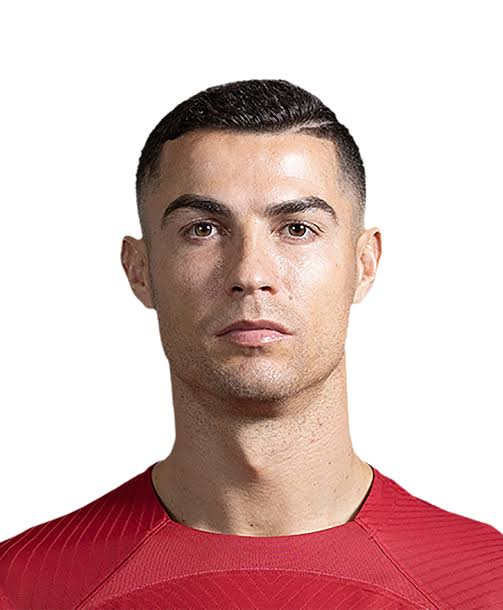
#> input picture Mision2/Unidad2_Vision_por_computadora/Lección_1_Arquitectura_y_tipos_de_capas_CNN/images.jpg, 503 x 610 px, found by its file name
$ jupyter execute scikit_image.ipynb
#> lines starting #> are read from the running program, lines starting #| are printed output that depends on the picture; after the words box and inside, x2 and y2 are one past the last pixel; in counts of white or black regions, pixels touching at a corner belong together
[cell 1]
import skimage
import numpy as np
import matplotlib.pyplot as plt

## 1. Carga y visualización
  * Descarga una imagen de Internet y cárgala utilizando scikit-image.
  * Visualiza la imagen utilizando la función imshow de scikit-image.
  * Muestra la imagen en escala de grises y en color.

[cell 2]
# Cargando la imagen
image = skimage.io.imread('/content/images.jpg')
#> image is the input picture: shape (610, 503, 3); mean R, G, B 215.6, 185.1, 183.1
print(type(image))
#| <class 'numpy.ndarray'>
print(image.shape)
#| (610, 503, 3)

# Visualización
skimage.io.imshow(image)
skimage.io.show()

[cell 3]
# Imagen en escala de grises
image_gray = skimage.color.rgb2gray(image)
fig, axes = plt.subplots(1, 2, figsize=(10, 5))
ax = axes.ravel()

ax[0].imshow(image)
ax[0].set_title("Imagen Original")

ax[1].imshow(image_gray, cmap=plt.cm.gray)
ax[1].set_title("Imagen Blanco y Negro")

plt.show()

## 2. Transformaciones geométricas
  * Aplica rotación de 90 grados a la imagen cargada.
  * Escala la imagen al 50% de su tamaño.
  * Realiza reflexión horizontal de la imagen

[cell 4]
# Rotación de la imagen
rotated_image = skimage.transform.rotate(image, angle=90)
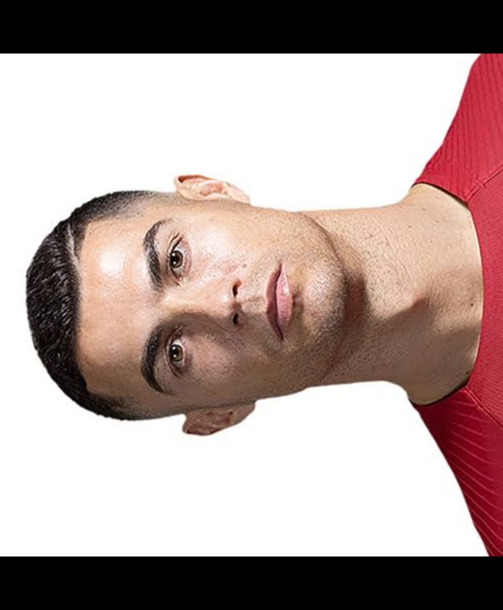
#> rotated_image: shape (610, 503, 3) float64; mean R, G, B 0.695, 0.623, 0.609

# Escalamiento de la imagen al 50% de su tamaño
scaled_image = skimage.transform.resize(image, (int(image.shape[0]*0.5),int(image.shape[1]*0.5)))

# Reflexión horizontal
reflected_image = np.flipud(image)
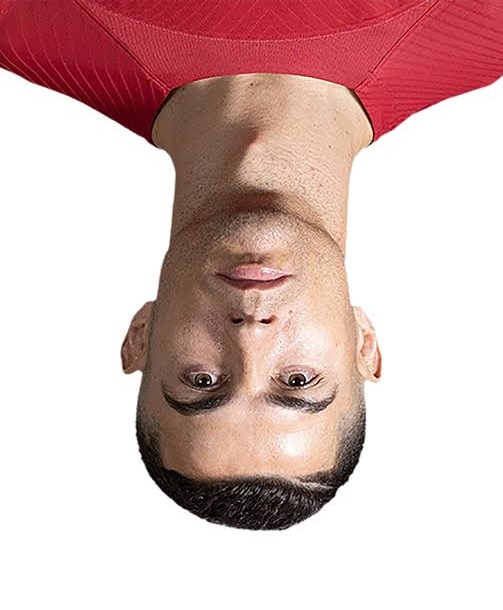
#> reflected_image: shape (610, 503, 3); mean R, G, B 215.6, 185.1, 183.1

# Visualizar las imagenes
fig, axes = plt.subplots(1, 3, figsize=(20, 20))
ax = axes.ravel()

ax[0].imshow(rotated_image)
ax[0].set_title("Imagen Rotada")

ax[1].imshow(scaled_image)
ax[1].set_title("Imagen Escalada al 50%")

ax[2].imshow(reflected_image)
ax[2].set_title("Imagen Reflejada Horizontalmente")

plt.show()

## 3. Operaciones de filtro

  * Aplica un filtro suavizado (filtro Gaussiano) a la imagen.
  * Utiliza un filtro de borde(por ejemplo, Sobel) para resaltar los bordes en la imagen.
  * Experimenta con diferentes valores de parámetros para cada filtro y observa como afectan la imagen resultante.

[cell 5]
# Filtro Gaussiano
gaussian_1 = skimage.filters.gaussian(image, sigma = 10)
gaussian_2 = skimage.filters.gaussian(image, sigma = 20)
gaussian_3 = skimage.filters.gaussian(image, sigma = 30)
gaussian_4 = skimage.filters.gaussian(image, sigma = 40)

# Visualizar las imagenes
fig, axes = plt.subplots(2, 2, figsize=(10, 10))
ax = axes.ravel()

ax[0].imshow(gaussian_1)
ax[0].set_title("Sigma = 10")

ax[1].imshow(gaussian_2)
ax[1].set_title("Sigma = 20")

ax[2].imshow(gaussian_3)
ax[2].set_title("Sigma = 30")

ax[3].imshow(gaussian_4)
ax[3].set_title("Sigma = 40")

plt.show()

[cell 6]
# Filtro Sobel
# Sin parámetros
sobel_1 = skimage.filters.sobel(image)
# mode constant
sobel_2 = skimage.filters.sobel(image,mode='constant')
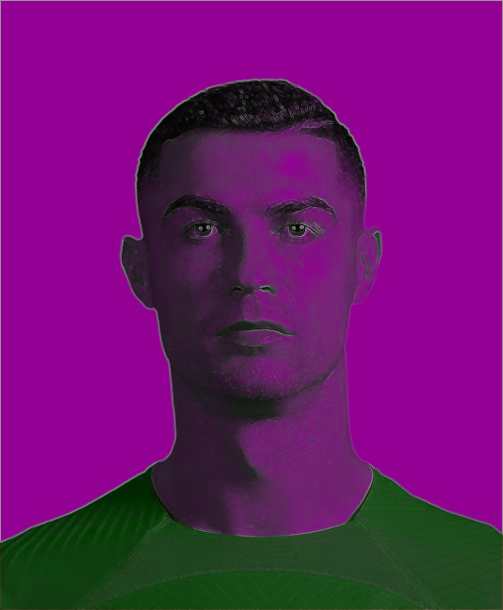
#> sobel_2: shape (610, 503, 3) float64; mean R, G, B 0.423, 0.0846, 0.423
# mode reflect
sobel_3 = skimage.filters.sobel(image,mode='reflect')
# mode wrap
sobel_4 = skimage.filters.sobel(image,mode='wrap')
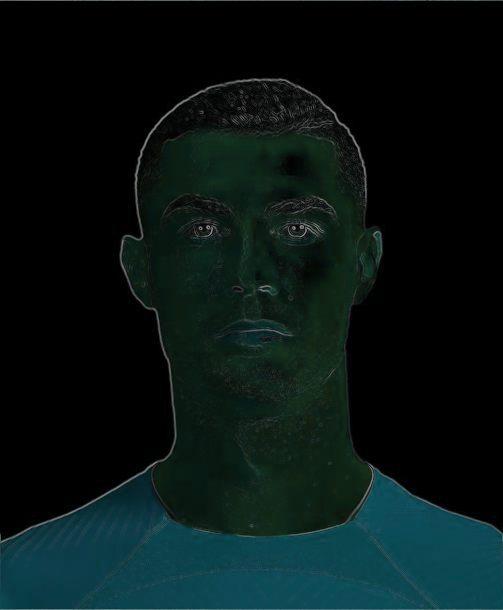
#> sobel_4: shape (610, 503, 3) float64; mean R, G, B 0.0307, 0.0825, 0.0787
# axis 0
sobel_5 = skimage.filters.sobel(image,axis=0)
# axis 1
sobel_6 = skimage.filters.sobel(image, axis=1)
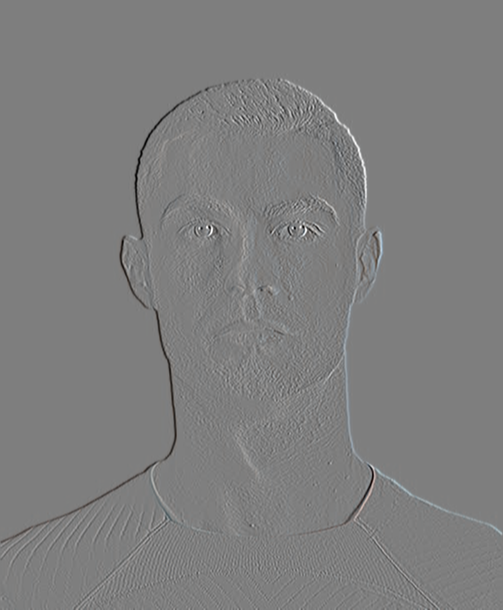
#> sobel_6: shape (610, 503, 3) float64; mean R, G, B 6.18e-05, 3.13e-05, 1.72e-05; drawn with min black and max white


# Visualizar las imagenes
fig, axes = plt.subplots(2, 3, figsize=(10, 10))
ax = axes.ravel()

ax[0].imshow(sobel_1)
ax[0].set_title("Sin específicar parámetros")

ax[1].imshow(sobel_2)
ax[1].set_title("Mode:constant")

ax[2].imshow(sobel_3)
ax[2].set_title("Mode:reflect")

ax[3].imshow(sobel_4)
ax[3].set_title("Mode:wrap")

ax[4].imshow(sobel_5)
ax[4].set_title("axis:0")

ax[5].imshow(sobel_6)
ax[5].set_title("axis:1")

plt.show()
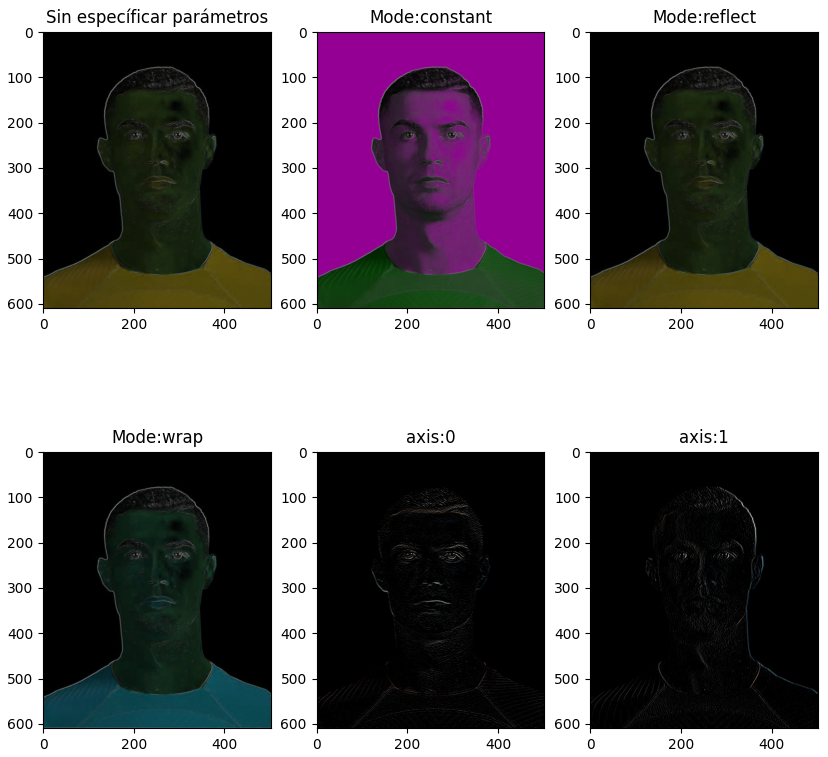
#> figure drawn by matplotlib, 6 panels

## 4. Segmentación de imágenes
  * Utiliza algún método de segmentación de umbral para separar objetos de interés del fondo de la imagen.
  * Experimenta con diferentes valores de umbral y métodos de segmentación disponibles en scikit-image.
  * Mide y muestra el tamaño de los objetos segmentados

[cell 7]
image_gray = skimage.io.imread('/content/images.jpg', as_gray=True)

# Método Umbralización global
## Encontrando un umbral óptimo
threshold_value =skimage.filters.threshold_otsu(image_gray)
#> threshold_value = 0.631
## Aplicando el umbral a la imagen
binary_image_otsu = image_gray > threshold_value
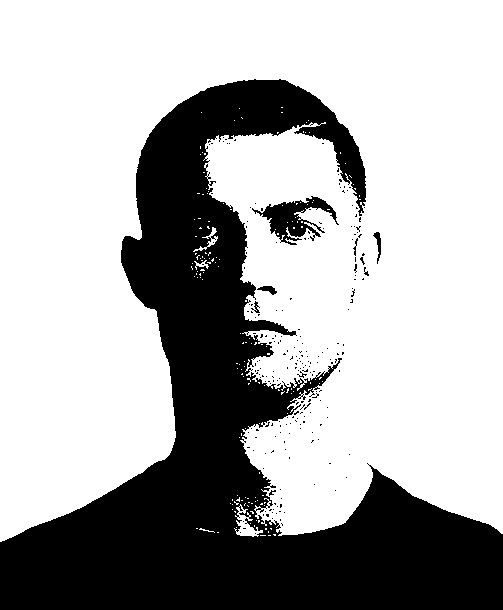
#> binary_image_otsu: shape (610, 503) bool; 68.1% white; 223 black regions (215 under 20 px), largest, box (x1, y1, x2, y2) and area: (0, 79, 503, 610) 95487, (252, 196, 339, 245) 1629, (373, 232, 381, 264) 105

# Método Umbralización Adaptativa
binary_image_ua = skimage.filters.threshold_local(image_gray,
                                                  block_size=51,
                                                  method='gaussian',
                                                  offset=10)

# Método Umbralización de color

## Convertir la imagen a espacio de color HSV
hsv_image = skimage.color.rgb2hsv(image)
#> hsv_image: shape (610, 503, 3) float64; mean of channels 0, 1, 2 0.188, 0.219, 0.846

# Definir el rango de color a detectar (en este ejemplo, verde)
lower_green = (60/360, 0.2, 0.2)
upper_green = (120/360, 1.0, 1.0)

# Aplicar la umbralización de color
mask = (hsv_image[..., 0] >= lower_green[0]) & (hsv_image[..., 0] <= upper_green[0]) & \
       (hsv_image[..., 1] >= lower_green[1]) & (hsv_image[..., 1] <= upper_green[1]) & \
       (hsv_image[..., 2] >= lower_green[2]) & (hsv_image[..., 2] <= upper_green[2])
#> mask: shape (610, 503) bool; every value is 0

# Aplicar la máscara a la imagen original
color_thresholded_image = image.copy()
color_thresholded_image[~mask] = 0
#> color_thresholded_image: shape (610, 503, 3); every value is 0

# Método K-means
## 5 segmentos
segments_1 = skimage.segmentation.slic(image, n_segments=20)
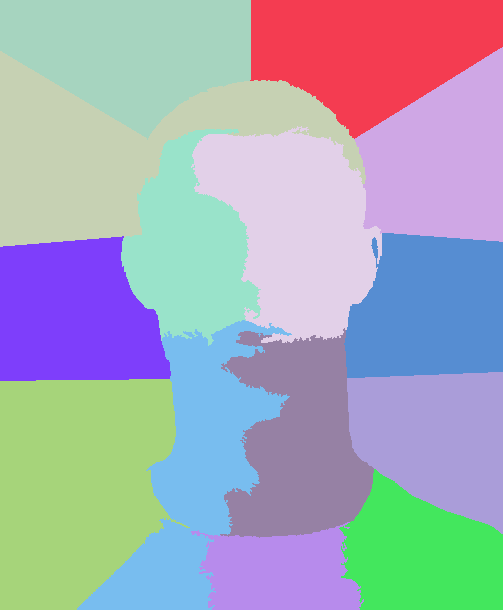
#> segments_1: shape (610, 503) int64; 14 distinct labels, from 1 to 14; one colour per label, 0 black
## 10 segmentos
segments_2 = skimage.segmentation.slic(image, n_segments=30)
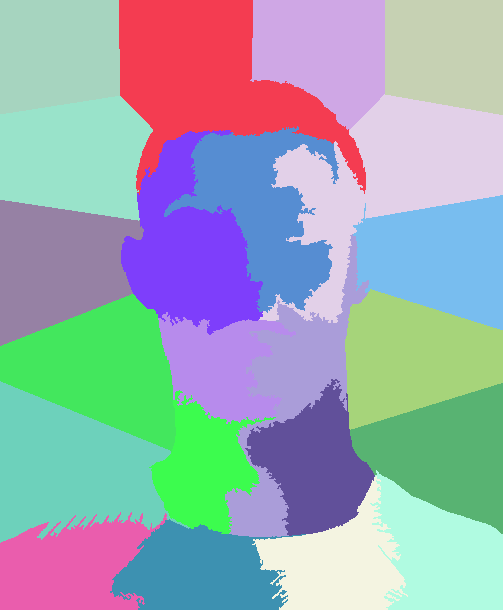
#> segments_2: shape (610, 503) int64; 22 distinct labels, from 1 to 22; one colour per label, 0 black

# Visualizar las imagenes
fig, axes = plt.subplots(2, 3, figsize=(10, 10))
ax = axes.ravel()

ax[0].imshow(image)
ax[0].set_title("Imagen original")

ax[1].imshow(binary_image_otsu)
ax[1].set_title("Umbralización global/Otsu")

ax[2].imshow(binary_image_ua)
ax[2].set_title("Umbralización adaptativa")

ax[3].imshow(color_thresholded_image)
ax[3].set_title("Umbralización de color")

ax[4].imshow(segments_1)
ax[4].set_title("K_means con k = 20")

ax[5].imshow(segments_2)
ax[5].set_title("K_means con k = 30")

plt.show()

## 5. Operaciones morfológicas

  * Aplica operaciones morfológicas como erosión, dilatación, apertura y cierre a la imagen.
  * Observa como éstas operaciones afectan la forma y estructura de los objetos en la imagen

[cell 8]
# Binarizar la imagen utilizando un umbral
threshold_value = 0.5
binary_image = image_gray > threshold_value
#> binary_image: shape (610, 503) bool; 70.5% white; 98 black regions (93 under 20 px), largest, box (x1, y1, x2, y2) and area: (0, 80, 503, 610) 89039, (264, 197, 335, 237) 1081, (258, 286, 276, 295) 73, (374, 232, 381, 252) 62, (311, 223, 324, 233) 22

# Aplicar operaciones morfológicas
# Dilatación
dilated_image = skimage.morphology.binary_dilation(binary_image, skimage.morphology.disk(5))
#> dilated_image: shape (610, 503) bool; 78% white; 14 black regions (8 under 20 px), largest, box (x1, y1, x2, y2) and area: (0, 85, 417, 610) 56483, (362, 479, 503, 610) 10237, (320, 126, 360, 175) 382, (309, 108, 331, 117) 86, (259, 119, 289, 128) 83, (240, 124, 257, 128) 36
# Erosión
eroded_image = skimage.morphology.binary_erosion(binary_image, skimage.morphology.disk(5))
#> eroded_image: shape (610, 503) bool; 64.9% white; 5 black regions, box (x1, y1, x2, y2) and area: (0, 75, 503, 610) 104185, (259, 192, 341, 249) 2984, (369, 227, 386, 266) 451, (356, 249, 369, 265) 136, (324, 458, 335, 469) 81
# Apertura
opened_image = skimage.morphology.binary_opening(binary_image, skimage.morphology.disk(5))
#> opened_image: shape (610, 503) bool; 69.4% white; 14 black regions (10 under 20 px), largest, box (x1, y1, x2, y2) and area: (0, 80, 503, 610) 92053, (264, 197, 336, 244) 1720, (374, 232, 381, 252) 64, (248, 518, 260, 527) 39
# Cierre
closed_image = skimage.morphology.binary_closing(binary_image, skimage.morphology.disk(5))
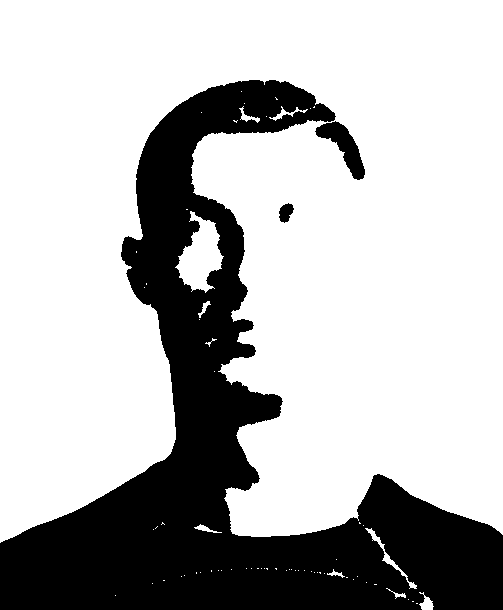
#> closed_image: shape (610, 503) bool; 72.2% white; 3 black regions, box (x1, y1, x2, y2) and area: (0, 80, 503, 610) 84085, (315, 121, 365, 180) 1142, (279, 203, 294, 223) 200

# Mostrar las imágenes resultantes
fig, axes = plt.subplots(2, 3, figsize=(12, 8))
ax = axes.ravel()

ax[0].imshow(image, cmap='gray')
ax[0].set_title('Imagen Original')

ax[1].imshow(binary_image, cmap='gray')
ax[1].set_title('Imagen Binarizada')

ax[2].imshow(dilated_image, cmap='gray')
ax[2].set_title('Dilatación')

ax[3].imshow(eroded_image, cmap='gray')
ax[3].set_title('Erosión')

ax[4].imshow(opened_image, cmap='gray')
ax[4].set_title('Apertura')

ax[5].imshow(closed_image, cmap='gray')
ax[5].set_title('Cierre')

for a in ax:
    a.axis('off')

plt.tight_layout()
plt.show()
